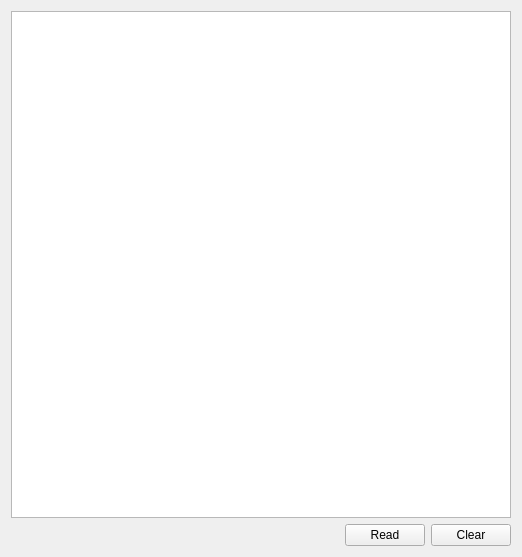
<?xml version="1.0" encoding="UTF-8"?>
<ui version="4.0">
 <class>EepromWidget</class>
 <widget class="QWidget" name="EepromWidget">
  <property name="geometry">
   <rect>
    <x>0</x>
    <y>0</y>
    <width>518</width>
    <height>557</height>
   </rect>
  </property>
  <property name="windowTitle">
   <string>Form</string>
  </property>
  <layout class="QVBoxLayout" name="verticalLayout">
   <item>
    <widget class="QTextEdit" name="textEdit_data">
     <property name="minimumSize">
      <size>
       <width>500</width>
       <height>0</height>
      </size>
     </property>
     <property name="font">
      <font>
       <family>Consolas</family>
      </font>
     </property>
     <property name="undoRedoEnabled">
      <bool>false</bool>
     </property>
     <property name="readOnly">
      <bool>true</bool>
     </property>
    </widget>
   </item>
   <item>
    <layout class="QHBoxLayout" name="horizontalLayout">
     <item>
      <spacer name="horizontalSpacer">
       <property name="orientation">
        <enum>Qt::Horizontal</enum>
       </property>
       <property name="sizeHint" stdset="0">
        <size>
         <width>40</width>
         <height>20</height>
        </size>
       </property>
      </spacer>
     </item>
     <item>
      <widget class="QPushButton" name="pushButton_read">
       <property name="text">
        <string>Read</string>
       </property>
      </widget>
     </item>
     <item>
      <widget class="QPushButton" name="pushButton_clear">
       <property name="text">
        <string>Clear</string>
       </property>
      </widget>
     </item>
    </layout>
   </item>
  </layout>
 </widget>
 <resources/>
 <connections/>
</ui>
